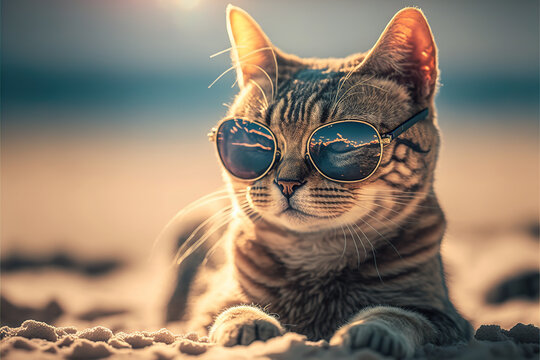
#> input picture Input/cat2.jpg, 540 x 360 px, found by its file name
$ python 20.edge_detection_sobel_xy.py   (older library calls are emulated)
#> lines starting #> are read from the running program, lines starting #| are printed output that depends on the picture; after the words box and inside, x2 and y2 are one past the last pixel; in counts of white or black regions, pixels touching at a corner belong together
#Perform Edge detection using Sobel Matrix along XY axis

import cv2
img = cv2.imread("D:\Workspace (VS Code)\College\Slot-B-Computer Vision\Input\cat2.jpg")
#> img is the input picture: shape (360, 540, 3); mean B, G, R 109.6, 126.7, 142.2

# Display original image
cv2.imshow('Original', img)
img_gray = cv2.cvtColor(img, cv2.COLOR_BGR2GRAY)
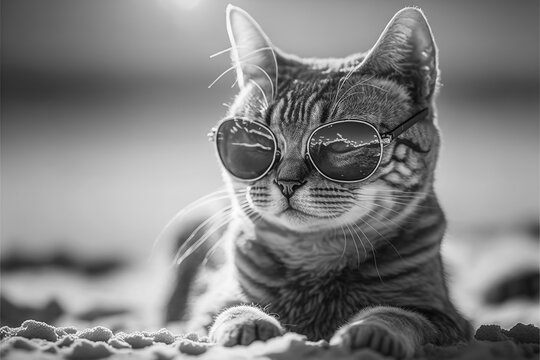
#> img_gray: shape (360, 540); min 1, max 254, mean 129.4

# Blur the image for better edge detection
img_blur = cv2.GaussianBlur(img_gray, (3,3), 0)
sobelxy = cv2.Sobel(src=img_blur, ddepth=cv2.CV_64F, dx=1, dy=1, ksize=5) # Combined X and Y Sobel Edge Detection
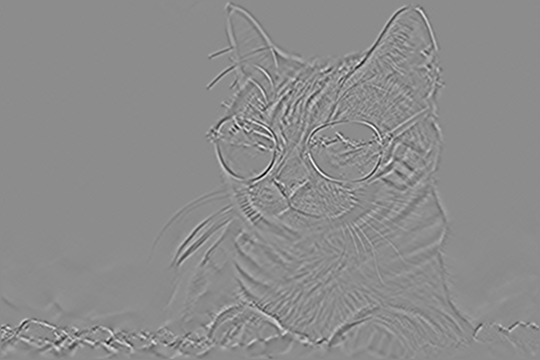
#> sobelxy: shape (360, 540) float64; min -1479, max 1204, mean 0; drawn with min black and max white

cv2.imshow('Sobel XY', sobelxy)
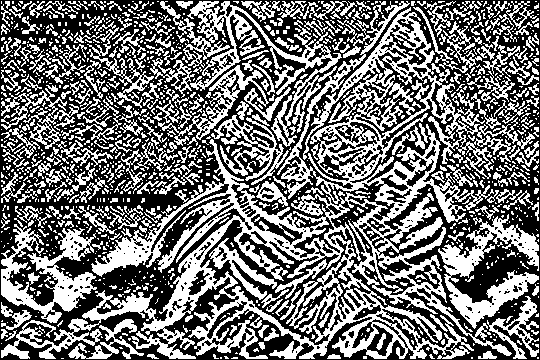
#> window 'Sobel XY': shape (360, 540); 44.7% white; 1289 white regions (958 under 20 px), largest, box (x1, y1, x2, y2) and area: (1, 1, 535, 359) 42841, (438, 214, 539, 329) 3953, (1, 224, 97, 323) 3634
cv2.waitKey(0)
cv2.destroyAllWindows()

$ run again, with Input/cat.jpg copied over Input/cat2.jpg
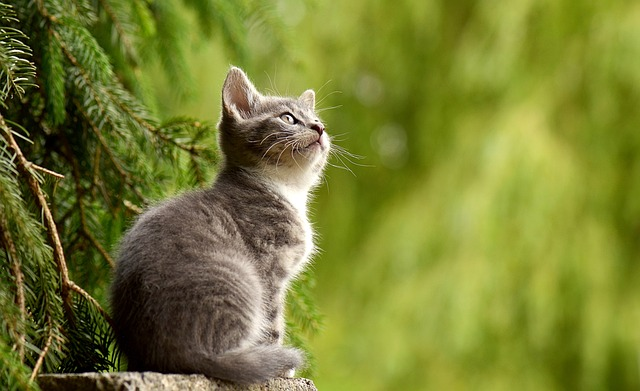
#> input picture Input/cat.jpg, 640 x 391 px, found by its file name
#> img is the input picture: shape (391, 640, 3); mean B, G, R 49.8, 125.8, 119.1
#> `sobelxy = cv2.Sobel(src=img_blur, ddepth=cv2.CV_64F, dx=1, dy=1, ksize..`:
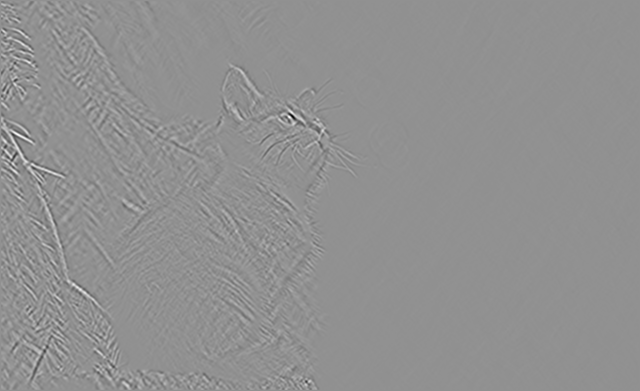
#> sobelxy: shape (391, 640) float64; min -2551, max 1932, mean 0; drawn with min black and max white
#> `cv2.imshow('Sobel XY', sobelxy)`:
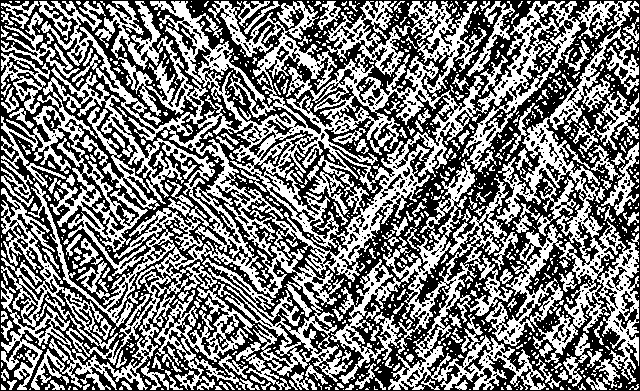
#> window 'Sobel XY': shape (391, 640); 47.8% white; 999 white regions (791 under 20 px), largest, box (x1, y1, x2, y2) and area: (1, 1, 581, 390) 68728, (485, 1, 639, 384) 13723, (330, 159, 546, 390) 11344
